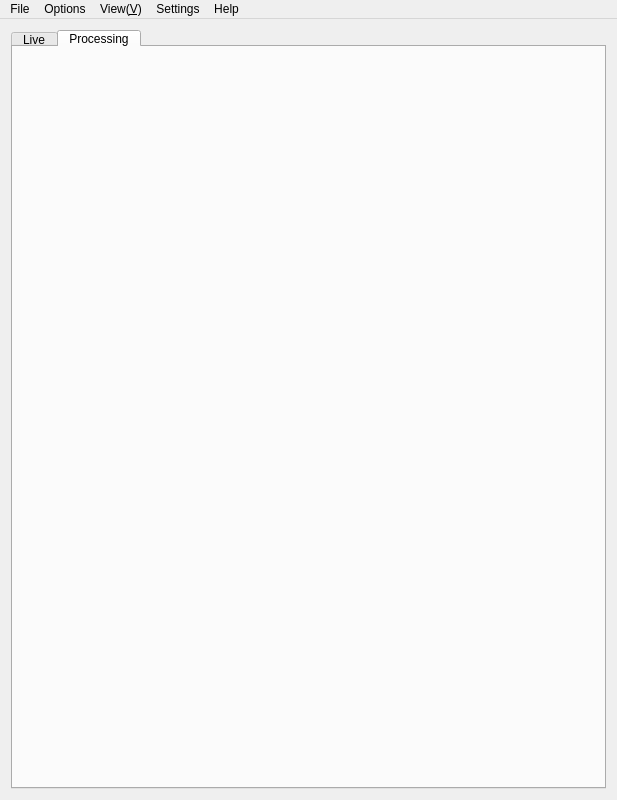
<?xml version="1.0" encoding="UTF-8"?>
<ui version="4.0">
 <class>MainWindow</class>
 <widget class="QMainWindow" name="MainWindow">
  <property name="geometry">
   <rect>
    <x>0</x>
    <y>0</y>
    <width>617</width>
    <height>800</height>
   </rect>
  </property>
  <property name="sizePolicy">
   <sizepolicy hsizetype="MinimumExpanding" vsizetype="MinimumExpanding">
    <horstretch>0</horstretch>
    <verstretch>0</verstretch>
   </sizepolicy>
  </property>
  <property name="minimumSize">
   <size>
    <width>0</width>
    <height>0</height>
   </size>
  </property>
  <property name="windowTitle">
   <string>VAA Ai-Go!</string>
  </property>
  <widget class="QWidget" name="centralWidget">
   <layout class="QVBoxLayout" name="verticalLayout" stretch="0">
    <item>
     <widget class="QTabWidget" name="tabWidget">
      <property name="sizePolicy">
       <sizepolicy hsizetype="Minimum" vsizetype="Minimum">
        <horstretch>0</horstretch>
        <verstretch>0</verstretch>
       </sizepolicy>
      </property>
      <property name="styleSheet">
       <string notr="true">QTabBar::tab{height:17}</string>
      </property>
      <property name="currentIndex">
       <number>1</number>
      </property>
      <property name="tabsClosable">
       <bool>false</bool>
      </property>
      <widget class="QWidget" name="LiveCamera">
       <attribute name="title">
        <string>Live</string>
       </attribute>
      </widget>
      <widget class="QWidget" name="Processing">
       <attribute name="title">
        <string>Processing</string>
       </attribute>
      </widget>
     </widget>
    </item>
   </layout>
  </widget>
  <widget class="QMenuBar" name="menuBar">
   <property name="geometry">
    <rect>
     <x>0</x>
     <y>0</y>
     <width>617</width>
     <height>22</height>
    </rect>
   </property>
   <widget class="QMenu" name="menuFile">
    <property name="title">
     <string>File</string>
    </property>
    <addaction name="actionQuit"/>
   </widget>
   <widget class="QMenu" name="menuHelp">
    <property name="title">
     <string>Help</string>
    </property>
    <addaction name="actionAbout"/>
    <addaction name="actionContact"/>
    <addaction name="actionHelp_VAA_Ai_Go"/>
   </widget>
   <widget class="QMenu" name="menuOptions">
    <property name="title">
     <string>Options</string>
    </property>
    <addaction name="actionSynchronizeStreams"/>
   </widget>
   <widget class="QMenu" name="menuView">
    <property name="title">
     <string>View(&amp;V)</string>
    </property>
    <addaction name="actionFullScreen"/>
   </widget>
   <widget class="QMenu" name="menuSettings">
    <property name="title">
     <string>Settings</string>
    </property>
    <widget class="QMenu" name="menuLanguages">
     <property name="title">
      <string>Languages</string>
     </property>
     <addaction name="actionEnglish"/>
     <addaction name="actionVietnamese"/>
    </widget>
    <widget class="QMenu" name="menuThemes">
     <property name="title">
      <string>Themes</string>
     </property>
     <addaction name="actionDark"/>
     <addaction name="actionWhite"/>
    </widget>
    <addaction name="menuLanguages"/>
    <addaction name="menuThemes"/>
    <addaction name="actionConfiguration"/>
   </widget>
   <addaction name="menuFile"/>
   <addaction name="menuOptions"/>
   <addaction name="menuView"/>
   <addaction name="menuSettings"/>
   <addaction name="menuHelp"/>
  </widget>
  <action name="actionAbout">
   <property name="text">
    <string>About</string>
   </property>
  </action>
  <action name="actionQuit">
   <property name="text">
    <string>Quit</string>
   </property>
  </action>
  <action name="actionSynchronizeStreams">
   <property name="checkable">
    <bool>true</bool>
   </property>
   <property name="text">
    <string>Synchronize streams</string>
   </property>
  </action>
  <action name="actionScaleToFitFrame">
   <property name="checkable">
    <bool>true</bool>
   </property>
   <property name="text">
    <string>Scale to fit frame</string>
   </property>
  </action>
  <action name="actionFullScreen">
   <property name="checkable">
    <bool>true</bool>
   </property>
   <property name="text">
    <string>Full Screen(&amp;F)</string>
   </property>
  </action>
  <action name="actionVietnamese">
   <property name="text">
    <string>Vietnamese</string>
   </property>
  </action>
  <action name="actionEnglish">
   <property name="text">
    <string>English</string>
   </property>
  </action>
  <action name="actionContact">
   <property name="text">
    <string>Contact</string>
   </property>
  </action>
  <action name="actionHelp_VAA_Ai_Go">
   <property name="text">
    <string>Help VAA Ai-Go!</string>
   </property>
  </action>
  <action name="actionConfiguration">
   <property name="text">
    <string>Configuration</string>
   </property>
  </action>
  <action name="actionDark">
   <property name="text">
    <string>Dark</string>
   </property>
  </action>
  <action name="actionWhite">
   <property name="text">
    <string>White</string>
   </property>
  </action>
 </widget>
 <layoutdefault spacing="6" margin="11"/>
 <tabstops>
  <tabstop>tabWidget</tabstop>
 </tabstops>
 <resources/>
 <connections/>
</ui>
